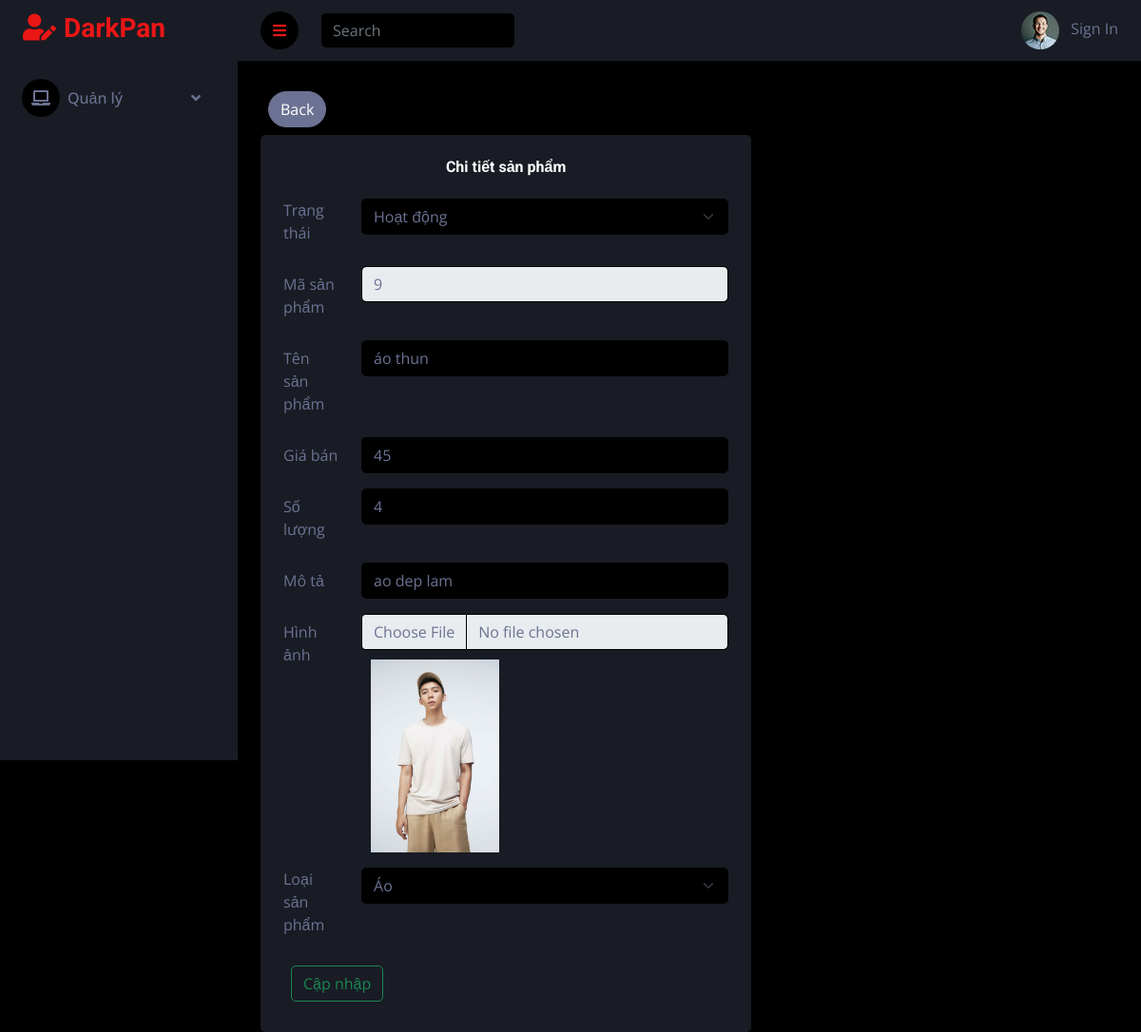
Page /admin/darkpan-1.0.0/controller/productController.php?action=product_edit&id=9 on the committed database.
### tables this page shows
CREATE TABLE `product` (
  `productID` int(11) NOT NULL,
  `productName` varchar(100) NOT NULL,
  `price` double NOT NULL,
  `amount` int(11) NOT NULL,
  `image` varchar(100) DEFAULT NULL,
  `description` varchar(250) NOT NULL,
  `status` tinyint(2) NOT NULL,
  `catID` int(11) NOT NULL
);

### admin/darkpan-1.0.0/controller/BaseController.php (called while the page is built, shortened)
<?php
class BaseController {
    public function view($view, $data = []) {
        include_once "../view/" . $view . ".php";
    }
}

### admin/darkpan-1.0.0/utils/MySQL.php (called while the page is built, shortened)
<?php
class MySQL
{
    private $servername;
    private $username;
    private $password;
    private $dbname;
    private static $conn;
    public function __construct()
    {
        $this->servername = "localhost";
        $this->username = "root";
        $this->password = "";
        $this->dbname = "webthaylam";
        return self::$conn;
    }
    public function __destruct()
    {
        $this->servername = "";
        $this->username = "";
        $this->password = "";
        $this->dbname = "";
        self::$conn = null;
    }
    public function connectDB()
    {
        try {
            self::$conn = new PDO("mysql:host=$this->servername;dbname=$this->dbname", $this->username, $this->password);
            self::$conn->setAttribute(PDO::ATTR_ERRMODE, PDO::ERRMODE_EXCEPTION);
            return self::$conn;
        } catch (PDOException $e) {
            echo "Connection failed: " . $e->getMessage();
        }
    }
    public function disconnectDB()
    {
        self::$conn = null;
    }
    public function getData($query, $param = array()){
        $stmt = self::$conn -> prepare($query);
        $stmt -> execute($param);
        return $stmt ->fetchAll(PDO::FETCH_ASSOC);
    }
}

### admin/darkpan-1.0.0/model/productModel.php (called while the page is built, shortened)
<?php
include_once '../utils/MySQL.php';
class productModel
{
    private $productID;
    public function __construct($productID, $productName, $price, $amount, $image, $description, $status, $catID)
    {
        $this->productID = $productID;
    }
    public function getProductID()
    {
        return $this->productID;
    }
    public function getProduct()
    {
        $dbCon = new MySQL();
        $query = "SELECT * FROM webthaylam.product where productID=:productID";
        $param = array(":productID" => $this->getProductID());
        $product = $dbCon->getData($query,$param);
        return  $product[0];
    }
}

### admin/darkpan-1.0.0/view/product_edit.php (the view, shortened to what this page needs)
<!DOCTYPE html>
<html lang="en">
<head>
    <?php include '../view/layout/header_page.php' ?>
</head>
<body>
    <div class="container-fluid position-relative d-flex p-0">
        <?php include '../view/layout/sidebar_page.php' ?>
        <div class="content">
            <?php include '../view/layout/header_navbar_page.php' ?>
            <div class="container-fluid pt-4 px-4">
                <div><a class="btn btn-light rounded-pill m-2" href="../controller/productController.php">Back</a></div>
                <div class="row g-4">
                    <div class="col-12 col-xl-7">
                        <div class="col-sm-12 ">
                            <div class="bg-secondary rounded h-100 p-4">
                                <h6 class="mb-4" style="text-align: center;">Chi tiết sản phẩm</h6>
                                <form action="../controller/productController.php" method="post">
                                    <div class="row mb-3">
                                        <legend class="col-form-label col-sm-2 pt-0">Trạng thái</legend>
                                        <div class="col-sm-10">
                                            <select class="form-select mb-3" name="switch_status" id="switch_status" required>
                                                <option value="'.<?php $data["status"] ?>.'" hidden><?php echo $data["status"] == 1 ? "Hoạt động" : "Ngưng hoạt động" ?></option>
                                            </select>
                                        </div>
                                    </div>
                                    <div class="row mb-3">
                                        <label for="txt_name" class="col-sm-2 col-form-label">Mã sản phẩm</label>
                                        <div class="col-sm-10">
                                            <input type="text" class="form-control" readonly value="<?php echo $data["productID"] ?>" name="txt_id" id="txt_id">
                                        </div>
                                    </div>
                                    <div class="row mb-3">
                                        <label for="txt_name" class="col-sm-2 col-form-label">Tên sản phẩm</label>
                                        <div class="col-sm-10">
                                            <input type="text" class="form-control" value="<?php echo $data["productName"] ?>" name="txt_name" id="txt_name">
                                        </div>
                                    </div>
                                    <div class="row mb-3">
                                        <label for="txt_price" class="col-sm-2 col-form-label">Giá bán</label>
                                        <div class="col-sm-10">
                                            <input type="text" class="form-control" value="<?php echo $data["price"] ?>" name="txt_price" id="txt_price">
                                        </div>
                                    </div>
                                    <div class="row mb-3">
                                        <label for="txt_amount" class="col-sm-2 col-form-label">Số lượng</label>
                                        <div class="col-sm-10">
                                            <input type="text" class="form-control" value="<?php echo $data["amount"] ?>" name="txt_amount" id="txt_amount">
                                        </div>
                                    </div>
                                    <div class="row mb-3">
                                        <label for="txt_description" class="col-sm-2 col-form-label">Mô tả</label>
                                        <div class="col-sm-10">
                                            <input type="text" class="form-control" value="<?php echo $data["description"] ?>" name="txt_description" id="txt_description">
                                        </div>
                                    </div>
                                    <div class="row mb-3">
                                        <label for="file_image" class="col-sm-2 col-form-label">Hình ảnh</label>
                                        <div class="col-sm-10">
                                            <input type="file" id="file_image" name="file_image" class="form-control">
                                            <?php echo ' <img src="../view/img/product/' . $data["image"] .'" alt="" width="135" style="margin-top: 10px; margin-left: 10px;" >'; ?>
                                        </div>
                                    </div>
                                    <div class="row mb-3">
                                        <legend class="col-form-label col-sm-2 pt-0">Loại sản phẩm</legend>
                                        <div class="col-sm-10">
                                            <select class="form-select mb-3" name="txt_catID" id="txt_catID" required>
                                                <option value="'.<?php $data["catID"] ?>.'" hidden><?php
                                                switch($data["catID"]){
                                                    case "1":echo "Áo";
                                                    break;
                                                }
                                                ?></option>
                                            </select>
                                        </div>
                                    </div>
                                    <button type="submit" class="btn btn-outline-success m-2" name="product_action" value="product_update">Cập nhập</button>
                                </form>
                            </div>
                        </div>
                    </div>
                </div>
            </div>
        </div>
</body>
</html>

### admin/darkpan-1.0.0/view/css/style.css (style rules this page uses)
:root { --primary: #EB1616; --secondary: #191C24; --light: #6C7293; --dark: #000000; }
.btn { transition: .5s; }
.content { margin-left: 250px; min-height: 100vh; background: var(--dark); transition: 0.5s; }
@media (min-width: 992px) { .content { width: calc(100% - 250px); } }

### rows in the picture
product: switch_status "Hoạt động", txt_id "9", txt_name "áo thun", txt_price "45", txt_amount "4", txt_description "ao dep lam", image (picture), txt_catID "Áo"
